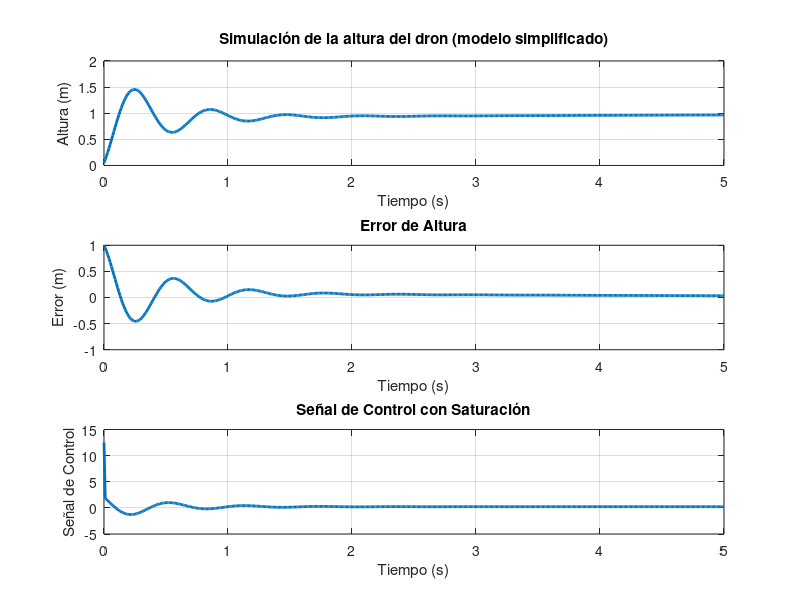

MATLAB code for this plot:
% =========================================================================
% LABORATORIO DE CONTROL DE ALTURA DEL DRON CRAZYFLIE
% Sistemas de control 1
% -------------------------------------------------------------------------
% Parte 1: Simulación de controlador PID de altura para el modelo
% simplificado de un dron en condiciones ideales
% =========================================================================

%% Simulación
% Parámetros del sistema
m = 0.023;  % masa del dron en kg
g = 9.81;   % gravedad en m/s^2

% Parámetros del controlador PID
Kp = 2.5;  % Ganancia proporcional
Ki = 0.5;  % Ganancia integral
Kd = 0.1;  % Ganancia derivativa

% Altura objetivo
h_objetivo = 1; % Altura deseada en metros

% Tiempo de simulación
t_final = 5;  % Duración en segundos
dt = 0.01;     % Intervalo de tiempo

% Variables iniciales
h = 0;  % Altura inicial
v = 0;  % Velocidad inicial
integral_error = 0;
prev_error = 0;

% Vectores para guardar resultados
time = 0:dt:t_final;
h_values = zeros(size(time));
v_values = zeros(size(time));
u_values = zeros(size(time));  % Para graficar la señal de control
error_values = zeros(size(time));  % Para graficar el error

% Bucle de simulación
for i = 1:length(time)
    % Cálculo del error
    error = h_objetivo - h;
    
    % Controlador PID
    integral_error = integral_error + error * dt;
    derivative_error = (error - prev_error) / dt;
    u = Kp * error + Ki * integral_error + Kd * derivative_error;
    prev_error = error;
    
    a = (u - m * g) / m;  % Aceleración
    v = v + a * dt;       % Velocidad
    h = h + v * dt;       % Altura
    
    h_values(i) = h;
    v_values(i) = v;
    u_values(i) = u;
    error_values(i) = error;
end

% Graficar resultados
figure;
subplot(3, 1, 1);
plot(time, h_values, 'LineWidth', 2);
xlabel('Tiempo (s)');
ylabel('Altura (m)');
title('Simulación de la altura del dron (modelo simplificado)');
grid on;

subplot(3, 1, 2);
plot(time, error_values, 'LineWidth', 2);
xlabel('Tiempo (s)');
ylabel('Error (m)');
title('Error de Altura');
grid on;

subplot(3, 1, 3);
plot(time, u_values, 'LineWidth', 2);
xlabel('Tiempo (s)');
ylabel('Señal de Control');
title('Señal de Control con Saturación');
grid on;